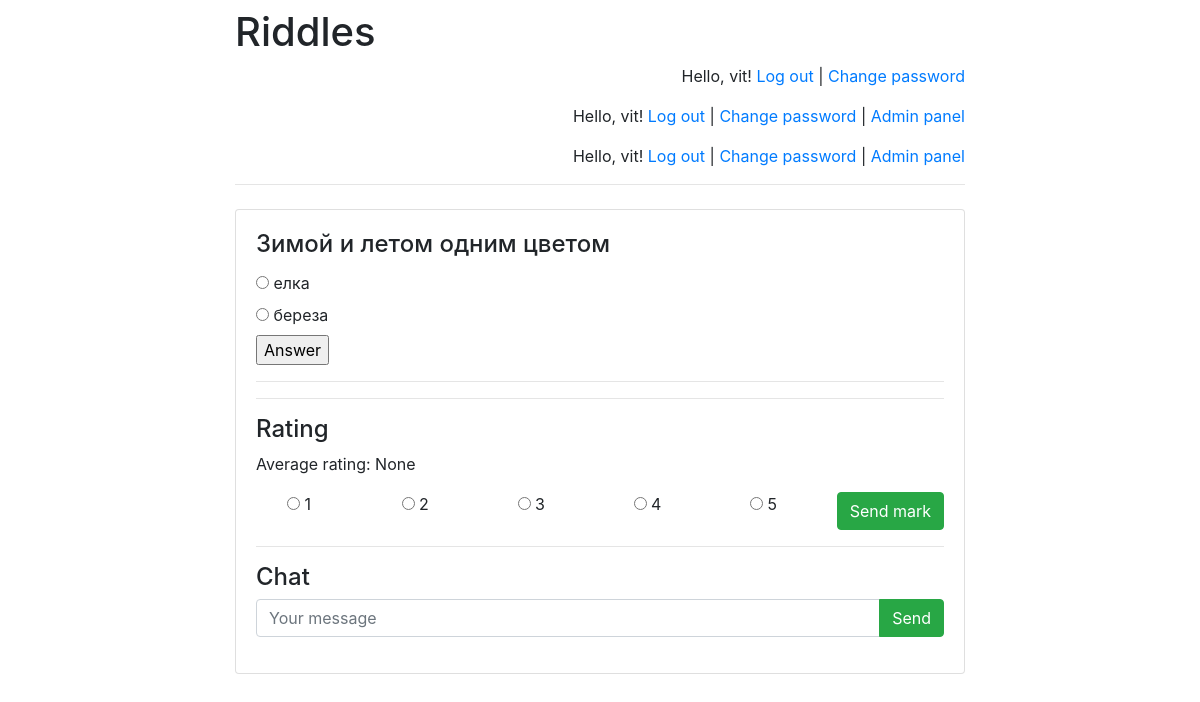
Page /riddles/1/ (signed in) on the committed database.
### riddles/models.py (models this page shows)
class Riddle(models.Model):
    riddle_text = models.CharField(max_length=255)
    pub_date = models.DateTimeField('date published')

class Option(models.Model):
    riddle = models.ForeignKey(Riddle, on_delete=models.CASCADE)
    text = models.CharField(max_length=255)
    correct = models.BooleanField(default=False)

### riddles/views.py (the view)
# urls.py: re_path(r'^([0-9]+)/$', views.detail, name='detail'),
def detail(request, riddle_id):
    error_message = None
    if "error_message" in request.GET:
        error_message = request.GET["error_message"]
    ordered_option_set = \
        list(Option.objects.filter(riddle_id=riddle_id))
    option_iter = \
        numpy.random.permutation(len(ordered_option_set))
    option_set = []
    for num in option_iter:
        option_set.append(ordered_option_set[num])
    return render(
        request,
        "answer.html",
        {
            "option_set": option_set,
            "riddle": get_object_or_404(
                Riddle, pk=riddle_id), "error_message": error_message,
            "latest_messages":
                Message.objects
                    .filter(chat_id=riddle_id)
                    .order_by('-pub_date')[:5],
            "already_rated_by_user":
                Mark.objects
                    .filter(author_id=request.user.id)
                    .filter(riddle_id=riddle_id)
                    .count(),
            "user_rating":
                Mark.objects
                    .filter(author_id=request.user.id)
                    .filter(riddle_id=riddle_id)
                    .aggregate(Avg('mark'))
                ["mark__avg"],
            "avg_mark":
                Mark.objects
                    .filter(riddle_id=riddle_id)
                    .aggregate(Avg('mark'))
                ["mark__avg"]
        }
    )

### riddles/templates/answer.html (shortened to what this page needs)
{% extends 'base.html' %}
{% block main %}
    <h4 class="card-title">{{ riddle.riddle_text }}</h4>
    <form action="answer/" method="post">
        {% for option in option_set %}
            <input type="radio"
                   name="option"
                   id="option{{ forloop.counter }}"
                   value="{{ option.id }}"/>
            <label for="option{{ forloop.counter }}">
                {{ option.text }}
            </label><br>
        {% endfor %}
        <input type="submit" value="Answer"/>
    </form>
    <hr>
    <hr>
    <h4>Rating</h4>
    <p>Average rating:
        <span id="avg_mark_span">
            {{ avg_mark }}
        </span>
    </p>
    {% if user.is_authenticated %}
        {% if already_rated_by_user <= 0 or already_rated_by_user == None %}
            <form action="post_mark/" method="post">
                <div class="row">
                    <div class="col-sm text-center">
                        <input name="mark"
                               type="radio"
                               value="1"/> 1
                    </div>
                    <div class="col-sm text-center">
                        <input name="mark"
                               type="radio"
                               value="2"/> 2
                    </div>
                    <div class="col-sm text-center">
                        <input name="mark"
                               type="radio"
                               value="3"/> 3
                    </div>
                    <div class="col-sm text-center">
                        <input name="mark"
                               type="radio"
                               value="4"/> 4
                    </div>
                    <div class="col-sm text-center">
                        <input name="mark"
                               type="radio"
                               value="5"/> 5
                    </div>
                    <div class="col-sm text-center">
                        <input class="btn btn-success"
                               type="submit"
                               value="Send mark"/>
                    </div>
                </div>
            </form>
        {% else %}
            Your rating: {{ user_rating }}
        {% endif %}
    {% endif %}
    <hr>
    <h4>Chat</h4>
    {% if user.is_authenticated %}
        <form action="post/" method="post">
            <div class="input-group mb-3">
                <input type="text"
                       class="form-control"
                       placeholder="Your message"
                       name="message"/>
                <div class="input-group-append">
                    <input class="btn btn-success"
                           type="submit"
                           value="Send"/>
                </div>
            </div>
        </form>
    {% endif %}
{% endblock %}

### riddles/templates/base.html (shortened to what this page needs)
<!doctype html>
<html lang="en">
<head>
    <link rel="stylesheet"
          href="https://stackpath.bootstrapcdn.com/bootstrap/4.1.3/css/boots
trap.min.css">
</head>
<body>
<div class="container">
    <div class="row justify-content-center">
        <div class="col-8">
            <h1 class="mt-2">Riddles</h1>
            {% if user.is_authenticated %}
                <p class="text-right">
                    Hello, {{ user.username }}!
                    <a href="/riddles/logout">Log out</a> |
                    <a href="/riddles/password-change">
                        Change password
                    </a>
                </p>
                <p class="text-right">
                    Hello, {{ user.username }}!
                    <a href="/riddles/logout">Log out</a> |
                    <a href="/riddles/password-change">Change password</a>
                    {% if user.is_staff %}
                        | <a href="/riddles/admin">Admin panel</a>
                    {% endif %}
                </p>
                <p class="text-right">
                    Hello, {{ user.username }}!
                    <a href="/riddles/logout">Log out</a> |
                    <a href="/riddles/password-change">Change password</a>
                    {% if user.is_staff %}
                        | <a href="/riddles/admin">Admin panel</a>
                    {% endif %}
                </p>
            {% else %}
                <p class="text-right">
                    <a href="/riddles/login">Log in</a> |
                    <a href="/riddles/register">Register</a>
                </p>
            {% endif %}
            <hr class="mt-0 mb-4">
            <div class="card">
                <div class="card-body">
                    {% block main %}
                    {% endblock %}
                </div>
            </div>
        </div>
    </div>
</div>
</body>
</html>

### rows in the picture
Riddle: riddle_text "Зимой и летом одним цветом"
Option: text "елка"
Option: text "береза"

### other values in the picture
{{ user.username }} "vit"
{{ avg_mark }} "None"
